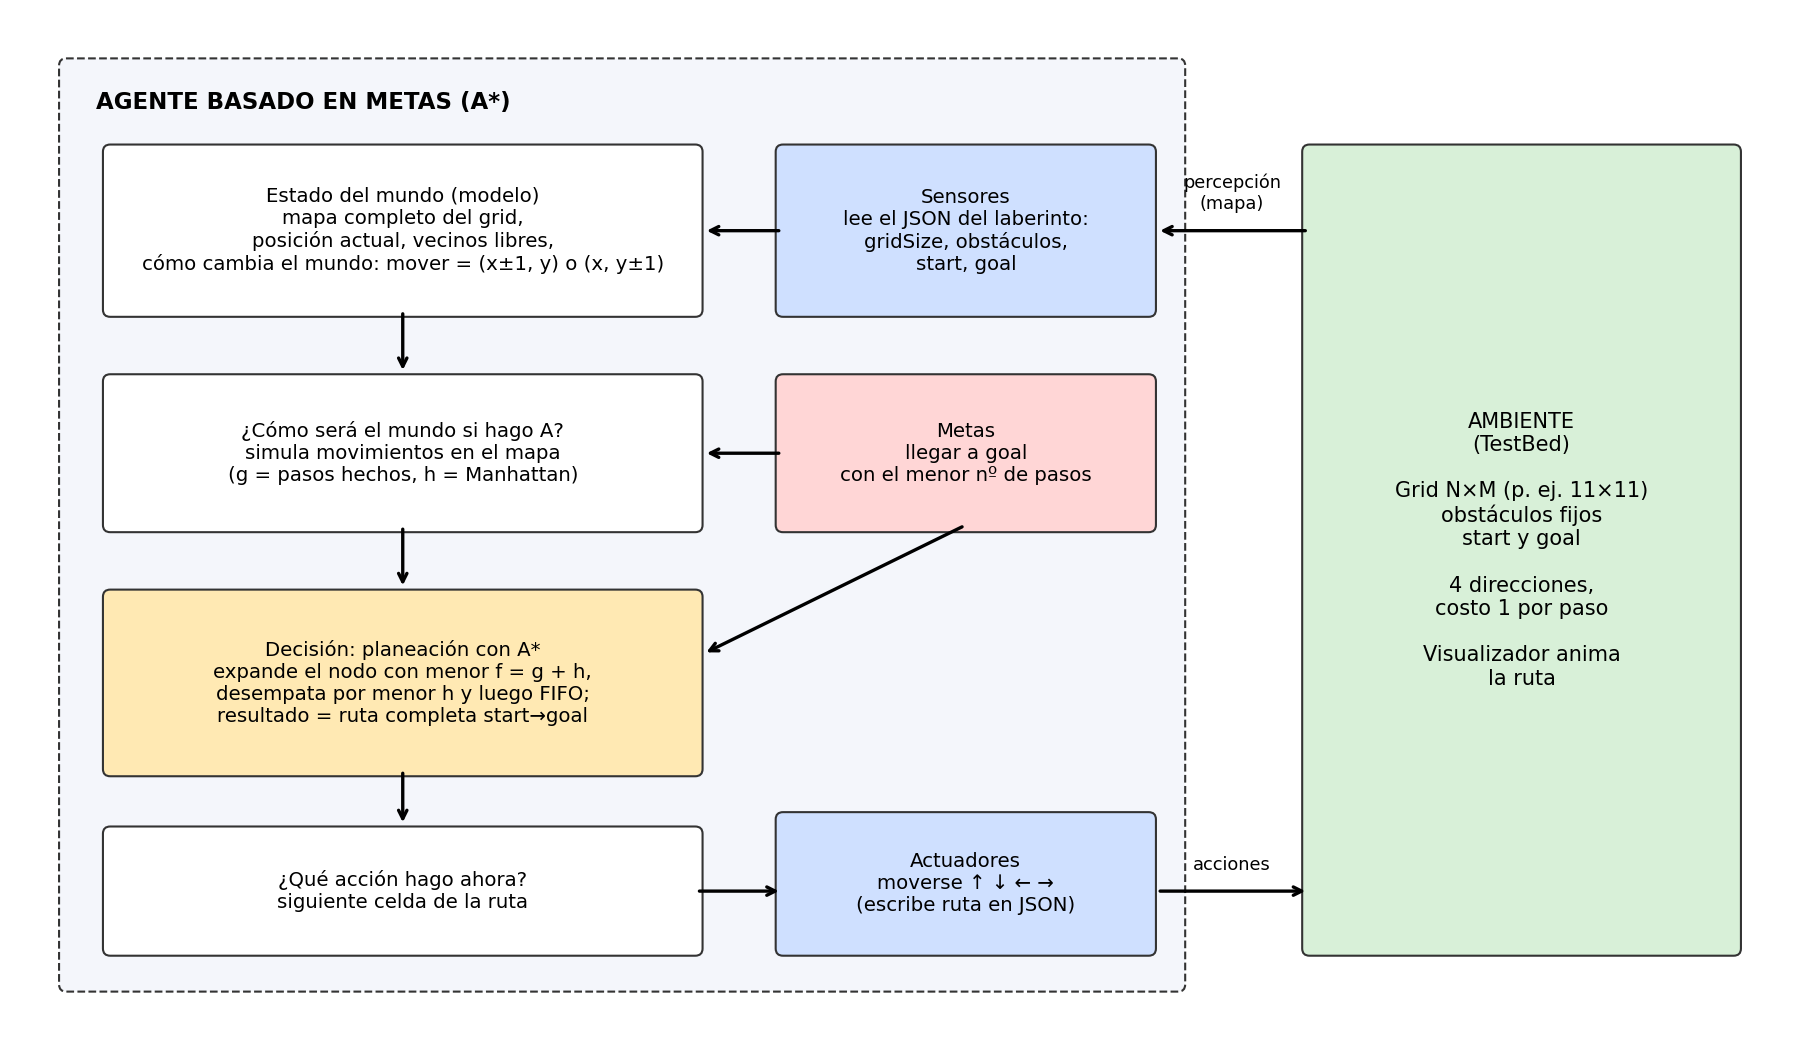

Source code (Python):
"""Genera diagrama_agente.png: diagrama del agente basado en metas (A*)."""
import matplotlib.pyplot as plt
from matplotlib.patches import FancyBboxPatch

fig, ax = plt.subplots(figsize=(12, 7))
ax.set_xlim(0, 12); ax.set_ylim(0, 7); ax.axis("off")


def caja(x, y, w, h, texto, color, fs=9.5):
    ax.add_patch(FancyBboxPatch((x, y), w, h, boxstyle="round,pad=0.05", fc=color, ec="#333"))
    ax.text(x + w / 2, y + h / 2, texto, ha="center", va="center", fontsize=fs)


def flecha(x1, y1, x2, y2):
    ax.annotate("", xy=(x2, y2), xytext=(x1, y1), arrowprops=dict(arrowstyle="->", lw=1.6))


# Marco del agente
ax.add_patch(FancyBboxPatch((0.3, 0.3), 7.6, 6.4, boxstyle="round,pad=0.05", fc="#f4f6fb", ec="#333", ls="--"))
ax.text(0.5, 6.4, "AGENTE BASADO EN METAS (A*)", fontsize=11, fontweight="bold")

caja(5.2, 5.0, 2.5, 1.1, "Sensores\nlee el JSON del laberinto:\ngridSize, obstáculos,\nstart, goal", "#cfe0ff")
caja(0.6, 5.0, 4.0, 1.1, "Estado del mundo (modelo)\nmapa completo del grid,\nposición actual, vecinos libres,\ncómo cambia el mundo: mover = (x±1, y) o (x, y±1)", "#ffffff")
caja(0.6, 3.5, 4.0, 1.0, "¿Cómo será el mundo si hago A?\nsimula movimientos en el mapa\n(g = pasos hechos, h = Manhattan)", "#ffffff")
caja(5.2, 3.5, 2.5, 1.0, "Metas\nllegar a goal\ncon el menor nº de pasos", "#ffd6d6")
caja(0.6, 1.8, 4.0, 1.2, "Decisión: planeación con A*\nexpande el nodo con menor f = g + h,\ndesempata por menor h y luego FIFO;\nresultado = ruta completa start→goal", "#ffe9b3")
caja(0.6, 0.55, 4.0, 0.8, "¿Qué acción hago ahora?\nsiguiente celda de la ruta", "#ffffff")
caja(5.2, 0.55, 2.5, 0.9, "Actuadores\nmoverse ↑ ↓ ← →\n(escribe ruta en JSON)", "#cfe0ff")

# Ambiente
caja(8.8, 0.55, 2.9, 5.55,
     "AMBIENTE\n(TestBed)\n\nGrid N×M (p. ej. 11×11)\nobstáculos fijos\nstart y goal\n\n4 direcciones,\ncosto 1 por paso\n\nVisualizador anima\nla ruta", "#d8f0d8", fs=10)

flecha(8.8, 5.55, 7.75, 5.55); ax.text(8.27, 5.7, "percepción\n(mapa)", ha="center", fontsize=8.5)
flecha(5.2, 5.55, 4.65, 5.55)
flecha(2.6, 5.0, 2.6, 4.55)
flecha(5.2, 4.0, 4.65, 4.0)   # metas -> predicción
flecha(2.6, 3.5, 2.6, 3.05)
flecha(6.45, 3.5, 4.65, 2.6)  # metas -> decisión
flecha(2.6, 1.8, 2.6, 1.4)
flecha(4.6, 0.95, 5.2, 0.95)
flecha(7.75, 0.95, 8.8, 0.95); ax.text(8.27, 1.1, "acciones", ha="center", fontsize=8.5)

plt.tight_layout()
plt.savefig("diagrama_agente.png", dpi=150)
